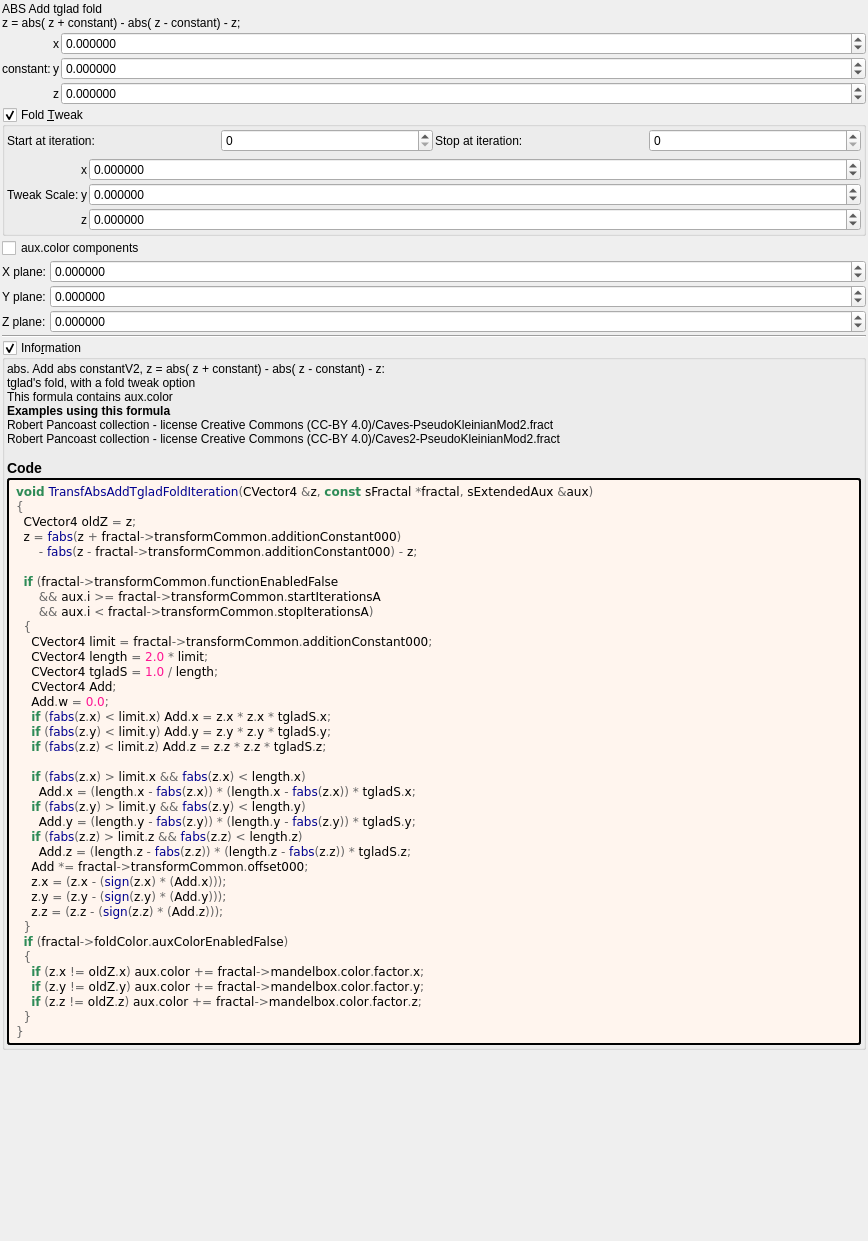
 <widget class="QWidget" name="Form">
  <property name="geometry">
   <rect>
    <x>0</x>
    <y>0</y>
    <width>868</width>
    <height>1241</height>
   </rect>
  </property>
  <property name="windowTitle">
   <string notr="true">transf_abs_add_tglad_fold</string>
  </property>
  <layout class="QVBoxLayout" name="verticalLayout">
   <property name="spacing">
    <number>2</number>
   </property>
   <property name="leftMargin">
    <number>2</number>
   </property>
   <property name="topMargin">
    <number>2</number>
   </property>
   <property name="rightMargin">
    <number>2</number>
   </property>
   <property name="bottomMargin">
    <number>2</number>
   </property>
   <item>
    <widget class="QLabel" name="label_26">
     <property name="text">
      <string>ABS Add tglad fold
z = abs( z + constant) - abs( z - constant) - z;</string>
     </property>
    </widget>
   </item>
   <item>
    <layout class="QGridLayout" name="gridLayout_4" columnstretch="0,0,1">
     <property name="spacing">
      <number>2</number>
     </property>
     <item row="0" column="2">
      <widget class="MyDoubleSpinBox" name="spinbox3_transf_addition_constant_x">
       <property name="enabled">
        <bool>true</bool>
       </property>
       <property name="sizePolicy">
        <sizepolicy hsizetype="Minimum" vsizetype="Maximum">
         <horstretch>0</horstretch>
         <verstretch>0</verstretch>
        </sizepolicy>
       </property>
       <property name="prefix">
        <string/>
       </property>
       <property name="decimals">
        <number>6</number>
       </property>
       <property name="minimum">
        <double>-99.989999999999995</double>
       </property>
       <property name="singleStep">
        <double>0.100000000000000</double>
       </property>
      </widget>
     </item>
     <item row="2" column="2">
      <widget class="MyDoubleSpinBox" name="spinbox3_transf_addition_constant_z">
       <property name="enabled">
        <bool>true</bool>
       </property>
       <property name="sizePolicy">
        <sizepolicy hsizetype="Minimum" vsizetype="Maximum">
         <horstretch>0</horstretch>
         <verstretch>0</verstretch>
        </sizepolicy>
       </property>
       <property name="decimals">
        <number>6</number>
       </property>
       <property name="minimum">
        <double>-99.989999999999995</double>
       </property>
       <property name="maximum">
        <double>99.989999999999995</double>
       </property>
       <property name="singleStep">
        <double>0.100000000000000</double>
       </property>
      </widget>
     </item>
     <item row="2" column="1">
      <widget class="QLabel" name="label_24">
       <property name="text">
        <string notr="true">z</string>
       </property>
      </widget>
     </item>
     <item row="0" column="1">
      <widget class="QLabel" name="label_22">
       <property name="text">
        <string notr="true">x</string>
       </property>
      </widget>
     </item>
     <item row="1" column="2">
      <widget class="MyDoubleSpinBox" name="spinbox3_transf_addition_constant_y">
       <property name="enabled">
        <bool>true</bool>
       </property>
       <property name="sizePolicy">
        <sizepolicy hsizetype="Minimum" vsizetype="Maximum">
         <horstretch>0</horstretch>
         <verstretch>0</verstretch>
        </sizepolicy>
       </property>
       <property name="decimals">
        <number>6</number>
       </property>
       <property name="minimum">
        <double>-99.989999999999995</double>
       </property>
       <property name="maximum">
        <double>99.989999999999995</double>
       </property>
       <property name="singleStep">
        <double>0.100000000000000</double>
       </property>
      </widget>
     </item>
     <item row="1" column="1">
      <widget class="QLabel" name="label_25">
       <property name="text">
        <string notr="true">y</string>
       </property>
      </widget>
     </item>
     <item row="0" column="0" rowspan="3">
      <widget class="QLabel" name="label_23">
       <property name="text">
        <string>constant:</string>
       </property>
       <property name="wordWrap">
        <bool>true</bool>
       </property>
      </widget>
     </item>
    </layout>
   </item>
   <item>
    <widget class="MyGroupBox" name="groupCheck_transf_function_enabled_false">
     <property name="title">
      <string>Fold &amp;Tweak</string>
     </property>
     <property name="checkable">
      <bool>true</bool>
     </property>
     <layout class="QVBoxLayout" name="verticalLayout_3">
      <property name="leftMargin">
       <number>2</number>
      </property>
      <property name="topMargin">
       <number>2</number>
      </property>
      <property name="rightMargin">
       <number>2</number>
      </property>
      <property name="bottomMargin">
       <number>2</number>
      </property>
      <item>
       <layout class="QGridLayout" name="gridLayout_73">
        <property name="spacing">
         <number>2</number>
        </property>
        <item row="0" column="1">
         <widget class="QLabel" name="label_257">
          <property name="text">
           <string>Start at iteration:</string>
          </property>
         </widget>
        </item>
        <item row="0" column="2">
         <widget class="MySpinBox" name="spinboxInt_transf_start_iterations_A">
          <property name="sizePolicy">
           <sizepolicy hsizetype="Minimum" vsizetype="Maximum">
            <horstretch>0</horstretch>
            <verstretch>0</verstretch>
           </sizepolicy>
          </property>
          <property name="maximum">
           <number>999</number>
          </property>
         </widget>
        </item>
        <item row="0" column="4">
         <widget class="MySpinBox" name="spinboxInt_transf_stop_iterations_A">
          <property name="sizePolicy">
           <sizepolicy hsizetype="Minimum" vsizetype="Maximum">
            <horstretch>0</horstretch>
            <verstretch>0</verstretch>
           </sizepolicy>
          </property>
          <property name="maximum">
           <number>999</number>
          </property>
         </widget>
        </item>
        <item row="0" column="3">
         <widget class="QLabel" name="label_256">
          <property name="text">
           <string>Stop at iteration:</string>
          </property>
         </widget>
        </item>
       </layout>
      </item>
      <item>
       <layout class="QGridLayout" name="gridLayout_5" columnstretch="0,0,1">
        <property name="spacing">
         <number>2</number>
        </property>
        <item row="0" column="2">
         <widget class="MyDoubleSpinBox" name="spinbox3_transf_offset_000_x">
          <property name="enabled">
           <bool>true</bool>
          </property>
          <property name="sizePolicy">
           <sizepolicy hsizetype="Minimum" vsizetype="Maximum">
            <horstretch>0</horstretch>
            <verstretch>0</verstretch>
           </sizepolicy>
          </property>
          <property name="decimals">
           <number>6</number>
          </property>
          <property name="minimum">
           <double>-99.989999999999995</double>
          </property>
          <property name="maximum">
           <double>99.989999999999995</double>
          </property>
          <property name="singleStep">
           <double>0.100000000000000</double>
          </property>
         </widget>
        </item>
        <item row="2" column="2">
         <widget class="MyDoubleSpinBox" name="spinbox3_transf_offset_000_z">
          <property name="enabled">
           <bool>true</bool>
          </property>
          <property name="sizePolicy">
           <sizepolicy hsizetype="Minimum" vsizetype="Maximum">
            <horstretch>0</horstretch>
            <verstretch>0</verstretch>
           </sizepolicy>
          </property>
          <property name="decimals">
           <number>6</number>
          </property>
          <property name="minimum">
           <double>-99.989999999999995</double>
          </property>
          <property name="maximum">
           <double>99.989999999999995</double>
          </property>
          <property name="singleStep">
           <double>0.100000000000000</double>
          </property>
         </widget>
        </item>
        <item row="1" column="2">
         <widget class="MyDoubleSpinBox" name="spinbox3_transf_offset_000_y">
          <property name="enabled">
           <bool>true</bool>
          </property>
          <property name="sizePolicy">
           <sizepolicy hsizetype="Minimum" vsizetype="Maximum">
            <horstretch>0</horstretch>
            <verstretch>0</verstretch>
           </sizepolicy>
          </property>
          <property name="decimals">
           <number>6</number>
          </property>
          <property name="minimum">
           <double>-99.989999999999995</double>
          </property>
          <property name="maximum">
           <double>99.989999999999995</double>
          </property>
          <property name="singleStep">
           <double>0.100000000000000</double>
          </property>
         </widget>
        </item>
        <item row="1" column="0">
         <widget class="QLabel" name="label_30">
          <property name="text">
           <string>Tweak Scale:</string>
          </property>
         </widget>
        </item>
        <item row="1" column="1">
         <widget class="QLabel" name="label_29">
          <property name="text">
           <string notr="true">y</string>
          </property>
         </widget>
        </item>
        <item row="0" column="1">
         <widget class="QLabel" name="label_28">
          <property name="text">
           <string notr="true">x</string>
          </property>
         </widget>
        </item>
        <item row="2" column="1">
         <widget class="QLabel" name="label_27">
          <property name="text">
           <string notr="true">z</string>
          </property>
         </widget>
        </item>
       </layout>
      </item>
     </layout>
    </widget>
   </item>
   <item>
    <layout class="QGridLayout" name="gridLayout_13" columnstretch="0,0,1">
     <property name="spacing">
      <number>2</number>
     </property>
     <item row="4" column="2">
      <widget class="MyDoubleSpinBox" name="spinbox3_mandelbox_color_z">
       <property name="sizePolicy">
        <sizepolicy hsizetype="Minimum" vsizetype="Maximum">
         <horstretch>0</horstretch>
         <verstretch>0</verstretch>
        </sizepolicy>
       </property>
       <property name="prefix">
        <string/>
       </property>
       <property name="suffix">
        <string/>
       </property>
       <property name="decimals">
        <number>6</number>
       </property>
       <property name="minimum">
        <double>-100.000000000000000</double>
       </property>
       <property name="maximum">
        <double>100.000000000000000</double>
       </property>
       <property name="singleStep">
        <double>0.100000000000000</double>
       </property>
      </widget>
     </item>
     <item row="2" column="0">
      <widget class="QLabel" name="label_31">
       <property name="text">
        <string>X plane:</string>
       </property>
      </widget>
     </item>
     <item row="2" column="2">
      <widget class="MyDoubleSpinBox" name="spinbox3_mandelbox_color_x">
       <property name="sizePolicy">
        <sizepolicy hsizetype="Minimum" vsizetype="Maximum">
         <horstretch>0</horstretch>
         <verstretch>0</verstretch>
        </sizepolicy>
       </property>
       <property name="prefix">
        <string/>
       </property>
       <property name="suffix">
        <string/>
       </property>
       <property name="decimals">
        <number>6</number>
       </property>
       <property name="minimum">
        <double>-100.000000000000000</double>
       </property>
       <property name="maximum">
        <double>100.000000000000000</double>
       </property>
       <property name="singleStep">
        <double>0.100000000000000</double>
       </property>
      </widget>
     </item>
     <item row="3" column="0">
      <widget class="QLabel" name="label_32">
       <property name="text">
        <string>Y plane:</string>
       </property>
      </widget>
     </item>
     <item row="4" column="0">
      <widget class="QLabel" name="label_33">
       <property name="text">
        <string>Z plane:</string>
       </property>
      </widget>
     </item>
     <item row="3" column="2">
      <widget class="MyDoubleSpinBox" name="spinbox3_mandelbox_color_y">
       <property name="sizePolicy">
        <sizepolicy hsizetype="Minimum" vsizetype="Maximum">
         <horstretch>0</horstretch>
         <verstretch>0</verstretch>
        </sizepolicy>
       </property>
       <property name="prefix">
        <string/>
       </property>
       <property name="suffix">
        <string/>
       </property>
       <property name="decimals">
        <number>6</number>
       </property>
       <property name="minimum">
        <double>-100.000000000000000</double>
       </property>
       <property name="maximum">
        <double>100.000000000000000</double>
       </property>
       <property name="singleStep">
        <double>0.100000000000000</double>
       </property>
      </widget>
     </item>
     <item row="1" column="0" colspan="3">
      <widget class="QCheckBox" name="checkBox_fold_color_aux_color_enabled_false">
       <property name="text">
        <string notr="true">aux.color components</string>
       </property>
      </widget>
     </item>
    </layout>
   </item>
   <item>
    <widget class="Line" name="line_6">
     <property name="orientation">
      <enum>Qt::Horizontal</enum>
     </property>
    </widget>
   </item>
   <item>
    <widget class="MyGroupBox" name="groupCheck_info">
     <property name="title">
      <string>Info&amp;rmation</string>
     </property>
     <property name="flat">
      <bool>false</bool>
     </property>
     <property name="checkable">
      <bool>true</bool>
     </property>
     <layout class="QVBoxLayout" name="verticalLayout_2">
      <property name="spacing">
       <number>2</number>
      </property>
      <property name="leftMargin">
       <number>2</number>
      </property>
      <property name="topMargin">
       <number>2</number>
      </property>
      <property name="rightMargin">
       <number>2</number>
      </property>
      <property name="bottomMargin">
       <number>2</number>
      </property>
      <item>
       <widget class="QLabel" name="label_information_general">
        <property name="text">
         <string notr="true">&lt;p&gt;abs. Add abs constantV2,  z = abs( z + constant) - abs( z - constant) - z:&lt;br&gt;tglad's fold, with a fold tweak option&lt;br&gt;This formula contains aux.color&lt;/p&gt;&lt;table&gt;
&lt;/table&gt;
&lt;br&gt;&lt;b&gt;Examples using this formula&lt;/b&gt;&lt;br&gt;Robert Pancoast collection - license Creative Commons (CC-BY 4.0)/Caves-PseudoKleinianMod2.fract&lt;br&gt;Robert Pancoast collection - license Creative Commons (CC-BY 4.0)/Caves2-PseudoKleinianMod2.fract&lt;h3&gt;Code&lt;/h3&gt;</string>
        </property>
        <property name="wordWrap">
         <bool>true</bool>
        </property>
        <property name="openExternalLinks">
         <bool>true</bool>
        </property>
        <property name="textInteractionFlags">
         <set>Qt::LinksAccessibleByMouse|Qt::TextSelectableByMouse</set>
        </property>
       </widget>
      </item>
      <item>
       <widget class="QLabel" name="label_code_content">
        <property name="styleSheet">
         <string notr="true">border-style: outset; border-width: 2px; border-radius: 3px; border-color: black; background-color: #fff5ee; padding: 4px;</string>
        </property>
        <property name="text">
         <string notr="true">&lt;body style=&quot;background-color:#fff5ee&quot;&gt;
&lt;pre style=&quot;color:#000000; background-color:#fff5ee;  font-family:'Courier New',monospace;&quot;&gt;&lt;span style=&quot;color:#2e8b57; font-weight:bold&quot;&gt;void&lt;/span&gt; &lt;span style=&quot;color:#00008f&quot;&gt;TransfAbsAddTgladFoldIteration&lt;/span&gt;&lt;span style=&quot;color:#676767&quot;&gt;(&lt;/span&gt;CVector4 &lt;span style=&quot;color:#676767&quot;&gt;&amp;amp;&lt;/span&gt;z&lt;span style=&quot;color:#676767&quot;&gt;,&lt;/span&gt; &lt;span style=&quot;color:#2e8b57; font-weight:bold&quot;&gt;const&lt;/span&gt; sFractal &lt;span style=&quot;color:#676767&quot;&gt;*&lt;/span&gt;fractal&lt;span style=&quot;color:#676767&quot;&gt;,&lt;/span&gt; sExtendedAux &lt;span style=&quot;color:#676767&quot;&gt;&amp;amp;&lt;/span&gt;aux&lt;span style=&quot;color:#676767&quot;&gt;)&lt;/span&gt;
&lt;span style=&quot;color:#676767&quot;&gt;{&lt;/span&gt;
  CVector4 oldZ &lt;span style=&quot;color:#676767&quot;&gt;=&lt;/span&gt; z&lt;span style=&quot;color:#676767&quot;&gt;;&lt;/span&gt;
  z &lt;span style=&quot;color:#676767&quot;&gt;=&lt;/span&gt; &lt;span style=&quot;color:#00008f&quot;&gt;fabs&lt;/span&gt;&lt;span style=&quot;color:#676767&quot;&gt;(&lt;/span&gt;z &lt;span style=&quot;color:#676767&quot;&gt;+&lt;/span&gt; fractal&lt;span style=&quot;color:#676767&quot;&gt;-&amp;gt;&lt;/span&gt;transformCommon&lt;span style=&quot;color:#676767&quot;&gt;.&lt;/span&gt;additionConstant000&lt;span style=&quot;color:#676767&quot;&gt;)&lt;/span&gt;
      &lt;span style=&quot;color:#676767&quot;&gt;-&lt;/span&gt; &lt;span style=&quot;color:#00008f&quot;&gt;fabs&lt;/span&gt;&lt;span style=&quot;color:#676767&quot;&gt;(&lt;/span&gt;z &lt;span style=&quot;color:#676767&quot;&gt;-&lt;/span&gt; fractal&lt;span style=&quot;color:#676767&quot;&gt;-&amp;gt;&lt;/span&gt;transformCommon&lt;span style=&quot;color:#676767&quot;&gt;.&lt;/span&gt;additionConstant000&lt;span style=&quot;color:#676767&quot;&gt;) -&lt;/span&gt; z&lt;span style=&quot;color:#676767&quot;&gt;;&lt;/span&gt;

  &lt;span style=&quot;color:#2e8b57; font-weight:bold&quot;&gt;if&lt;/span&gt; &lt;span style=&quot;color:#676767&quot;&gt;(&lt;/span&gt;fractal&lt;span style=&quot;color:#676767&quot;&gt;-&amp;gt;&lt;/span&gt;transformCommon&lt;span style=&quot;color:#676767&quot;&gt;.&lt;/span&gt;functionEnabledFalse
      &lt;span style=&quot;color:#676767&quot;&gt;&amp;amp;&amp;amp;&lt;/span&gt; aux&lt;span style=&quot;color:#676767&quot;&gt;.&lt;/span&gt;i &lt;span style=&quot;color:#676767&quot;&gt;&amp;gt;=&lt;/span&gt; fractal&lt;span style=&quot;color:#676767&quot;&gt;-&amp;gt;&lt;/span&gt;transformCommon&lt;span style=&quot;color:#676767&quot;&gt;.&lt;/span&gt;startIterationsA
      &lt;span style=&quot;color:#676767&quot;&gt;&amp;amp;&amp;amp;&lt;/span&gt; aux&lt;span style=&quot;color:#676767&quot;&gt;.&lt;/span&gt;i &lt;span style=&quot;color:#676767&quot;&gt;&amp;lt;&lt;/span&gt; fractal&lt;span style=&quot;color:#676767&quot;&gt;-&amp;gt;&lt;/span&gt;transformCommon&lt;span style=&quot;color:#676767&quot;&gt;.&lt;/span&gt;stopIterationsA&lt;span style=&quot;color:#676767&quot;&gt;)&lt;/span&gt;
  &lt;span style=&quot;color:#676767&quot;&gt;{&lt;/span&gt;
    CVector4 limit &lt;span style=&quot;color:#676767&quot;&gt;=&lt;/span&gt; fractal&lt;span style=&quot;color:#676767&quot;&gt;-&amp;gt;&lt;/span&gt;transformCommon&lt;span style=&quot;color:#676767&quot;&gt;.&lt;/span&gt;additionConstant000&lt;span style=&quot;color:#676767&quot;&gt;;&lt;/span&gt;
    CVector4 length &lt;span style=&quot;color:#676767&quot;&gt;=&lt;/span&gt; &lt;span style=&quot;color:#ff1493&quot;&gt;2.0&lt;/span&gt; &lt;span style=&quot;color:#676767&quot;&gt;*&lt;/span&gt; limit&lt;span style=&quot;color:#676767&quot;&gt;;&lt;/span&gt;
    CVector4 tgladS &lt;span style=&quot;color:#676767&quot;&gt;=&lt;/span&gt; &lt;span style=&quot;color:#ff1493&quot;&gt;1.0&lt;/span&gt; &lt;span style=&quot;color:#676767&quot;&gt;/&lt;/span&gt; length&lt;span style=&quot;color:#676767&quot;&gt;;&lt;/span&gt;
    CVector4 Add&lt;span style=&quot;color:#676767&quot;&gt;;&lt;/span&gt;
    Add&lt;span style=&quot;color:#676767&quot;&gt;.&lt;/span&gt;w &lt;span style=&quot;color:#676767&quot;&gt;=&lt;/span&gt; &lt;span style=&quot;color:#ff1493&quot;&gt;0.0&lt;/span&gt;&lt;span style=&quot;color:#676767&quot;&gt;;&lt;/span&gt;
    &lt;span style=&quot;color:#2e8b57; font-weight:bold&quot;&gt;if&lt;/span&gt; &lt;span style=&quot;color:#676767&quot;&gt;(&lt;/span&gt;&lt;span style=&quot;color:#00008f&quot;&gt;fabs&lt;/span&gt;&lt;span style=&quot;color:#676767&quot;&gt;(&lt;/span&gt;z&lt;span style=&quot;color:#676767&quot;&gt;.&lt;/span&gt;x&lt;span style=&quot;color:#676767&quot;&gt;) &amp;lt;&lt;/span&gt; limit&lt;span style=&quot;color:#676767&quot;&gt;.&lt;/span&gt;x&lt;span style=&quot;color:#676767&quot;&gt;)&lt;/span&gt; Add&lt;span style=&quot;color:#676767&quot;&gt;.&lt;/span&gt;x &lt;span style=&quot;color:#676767&quot;&gt;=&lt;/span&gt; z&lt;span style=&quot;color:#676767&quot;&gt;.&lt;/span&gt;x &lt;span style=&quot;color:#676767&quot;&gt;*&lt;/span&gt; z&lt;span style=&quot;color:#676767&quot;&gt;.&lt;/span&gt;x &lt;span style=&quot;color:#676767&quot;&gt;*&lt;/span&gt; tgladS&lt;span style=&quot;color:#676767&quot;&gt;.&lt;/span&gt;x&lt;span style=&quot;color:#676767&quot;&gt;;&lt;/span&gt;
    &lt;span style=&quot;color:#2e8b57; font-weight:bold&quot;&gt;if&lt;/span&gt; &lt;span style=&quot;color:#676767&quot;&gt;(&lt;/span&gt;&lt;span style=&quot;color:#00008f&quot;&gt;fabs&lt;/span&gt;&lt;span style=&quot;color:#676767&quot;&gt;(&lt;/span&gt;z&lt;span style=&quot;color:#676767&quot;&gt;.&lt;/span&gt;y&lt;span style=&quot;color:#676767&quot;&gt;) &amp;lt;&lt;/span&gt; limit&lt;span style=&quot;color:#676767&quot;&gt;.&lt;/span&gt;y&lt;span style=&quot;color:#676767&quot;&gt;)&lt;/span&gt; Add&lt;span style=&quot;color:#676767&quot;&gt;.&lt;/span&gt;y &lt;span style=&quot;color:#676767&quot;&gt;=&lt;/span&gt; z&lt;span style=&quot;color:#676767&quot;&gt;.&lt;/span&gt;y &lt;span style=&quot;color:#676767&quot;&gt;*&lt;/span&gt; z&lt;span style=&quot;color:#676767&quot;&gt;.&lt;/span&gt;y &lt;span style=&quot;color:#676767&quot;&gt;*&lt;/span&gt; tgladS&lt;span style=&quot;color:#676767&quot;&gt;.&lt;/span&gt;y&lt;span style=&quot;color:#676767&quot;&gt;;&lt;/span&gt;
    &lt;span style=&quot;color:#2e8b57; font-weight:bold&quot;&gt;if&lt;/span&gt; &lt;span style=&quot;color:#676767&quot;&gt;(&lt;/span&gt;&lt;span style=&quot;color:#00008f&quot;&gt;fabs&lt;/span&gt;&lt;span style=&quot;color:#676767&quot;&gt;(&lt;/span&gt;z&lt;span style=&quot;color:#676767&quot;&gt;.&lt;/span&gt;z&lt;span style=&quot;color:#676767&quot;&gt;) &amp;lt;&lt;/span&gt; limit&lt;span style=&quot;color:#676767&quot;&gt;.&lt;/span&gt;z&lt;span style=&quot;color:#676767&quot;&gt;)&lt;/span&gt; Add&lt;span style=&quot;color:#676767&quot;&gt;.&lt;/span&gt;z &lt;span style=&quot;color:#676767&quot;&gt;=&lt;/span&gt; z&lt;span style=&quot;color:#676767&quot;&gt;.&lt;/span&gt;z &lt;span style=&quot;color:#676767&quot;&gt;*&lt;/span&gt; z&lt;span style=&quot;color:#676767&quot;&gt;.&lt;/span&gt;z &lt;span style=&quot;color:#676767&quot;&gt;*&lt;/span&gt; tgladS&lt;span style=&quot;color:#676767&quot;&gt;.&lt;/span&gt;z&lt;span style=&quot;color:#676767&quot;&gt;;&lt;/span&gt;

    &lt;span style=&quot;color:#2e8b57; font-weight:bold&quot;&gt;if&lt;/span&gt; &lt;span style=&quot;color:#676767&quot;&gt;(&lt;/span&gt;&lt;span style=&quot;color:#00008f&quot;&gt;fabs&lt;/span&gt;&lt;span style=&quot;color:#676767&quot;&gt;(&lt;/span&gt;z&lt;span style=&quot;color:#676767&quot;&gt;.&lt;/span&gt;x&lt;span style=&quot;color:#676767&quot;&gt;) &amp;gt;&lt;/span&gt; limit&lt;span style=&quot;color:#676767&quot;&gt;.&lt;/span&gt;x &lt;span style=&quot;color:#676767&quot;&gt;&amp;amp;&amp;amp;&lt;/span&gt; &lt;span style=&quot;color:#00008f&quot;&gt;fabs&lt;/span&gt;&lt;span style=&quot;color:#676767&quot;&gt;(&lt;/span&gt;z&lt;span style=&quot;color:#676767&quot;&gt;.&lt;/span&gt;x&lt;span style=&quot;color:#676767&quot;&gt;) &amp;lt;&lt;/span&gt; length&lt;span style=&quot;color:#676767&quot;&gt;.&lt;/span&gt;x&lt;span style=&quot;color:#676767&quot;&gt;)&lt;/span&gt;
      Add&lt;span style=&quot;color:#676767&quot;&gt;.&lt;/span&gt;x &lt;span style=&quot;color:#676767&quot;&gt;= (&lt;/span&gt;length&lt;span style=&quot;color:#676767&quot;&gt;.&lt;/span&gt;x &lt;span style=&quot;color:#676767&quot;&gt;-&lt;/span&gt; &lt;span style=&quot;color:#00008f&quot;&gt;fabs&lt;/span&gt;&lt;span style=&quot;color:#676767&quot;&gt;(&lt;/span&gt;z&lt;span style=&quot;color:#676767&quot;&gt;.&lt;/span&gt;x&lt;span style=&quot;color:#676767&quot;&gt;)) * (&lt;/span&gt;length&lt;span style=&quot;color:#676767&quot;&gt;.&lt;/span&gt;x &lt;span style=&quot;color:#676767&quot;&gt;-&lt;/span&gt; &lt;span style=&quot;color:#00008f&quot;&gt;fabs&lt;/span&gt;&lt;span style=&quot;color:#676767&quot;&gt;(&lt;/span&gt;z&lt;span style=&quot;color:#676767&quot;&gt;.&lt;/span&gt;x&lt;span style=&quot;color:#676767&quot;&gt;)) *&lt;/span&gt; tgladS&lt;span style=&quot;color:#676767&quot;&gt;.&lt;/span&gt;x&lt;span style=&quot;color:#676767&quot;&gt;;&lt;/span&gt;
    &lt;span style=&quot;color:#2e8b57; font-weight:bold&quot;&gt;if&lt;/span&gt; &lt;span style=&quot;color:#676767&quot;&gt;(&lt;/span&gt;&lt;span style=&quot;color:#00008f&quot;&gt;fabs&lt;/span&gt;&lt;span style=&quot;color:#676767&quot;&gt;(&lt;/span&gt;z&lt;span style=&quot;color:#676767&quot;&gt;.&lt;/span&gt;y&lt;span style=&quot;color:#676767&quot;&gt;) &amp;gt;&lt;/span&gt; limit&lt;span style=&quot;color:#676767&quot;&gt;.&lt;/span&gt;y &lt;span style=&quot;color:#676767&quot;&gt;&amp;amp;&amp;amp;&lt;/span&gt; &lt;span style=&quot;color:#00008f&quot;&gt;fabs&lt;/span&gt;&lt;span style=&quot;color:#676767&quot;&gt;(&lt;/span&gt;z&lt;span style=&quot;color:#676767&quot;&gt;.&lt;/span&gt;y&lt;span style=&quot;color:#676767&quot;&gt;) &amp;lt;&lt;/span&gt; length&lt;span style=&quot;color:#676767&quot;&gt;.&lt;/span&gt;y&lt;span style=&quot;color:#676767&quot;&gt;)&lt;/span&gt;
      Add&lt;span style=&quot;color:#676767&quot;&gt;.&lt;/span&gt;y &lt;span style=&quot;color:#676767&quot;&gt;= (&lt;/span&gt;length&lt;span style=&quot;color:#676767&quot;&gt;.&lt;/span&gt;y &lt;span style=&quot;color:#676767&quot;&gt;-&lt;/span&gt; &lt;span style=&quot;color:#00008f&quot;&gt;fabs&lt;/span&gt;&lt;span style=&quot;color:#676767&quot;&gt;(&lt;/span&gt;z&lt;span style=&quot;color:#676767&quot;&gt;.&lt;/span&gt;y&lt;span style=&quot;color:#676767&quot;&gt;)) * (&lt;/span&gt;length&lt;span style=&quot;color:#676767&quot;&gt;.&lt;/span&gt;y &lt;span style=&quot;color:#676767&quot;&gt;-&lt;/span&gt; &lt;span style=&quot;color:#00008f&quot;&gt;fabs&lt;/span&gt;&lt;span style=&quot;color:#676767&quot;&gt;(&lt;/span&gt;z&lt;span style=&quot;color:#676767&quot;&gt;.&lt;/span&gt;y&lt;span style=&quot;color:#676767&quot;&gt;)) *&lt;/span&gt; tgladS&lt;span style=&quot;color:#676767&quot;&gt;.&lt;/span&gt;y&lt;span style=&quot;color:#676767&quot;&gt;;&lt;/span&gt;
    &lt;span style=&quot;color:#2e8b57; font-weight:bold&quot;&gt;if&lt;/span&gt; &lt;span style=&quot;color:#676767&quot;&gt;(&lt;/span&gt;&lt;span style=&quot;color:#00008f&quot;&gt;fabs&lt;/span&gt;&lt;span style=&quot;color:#676767&quot;&gt;(&lt;/span&gt;z&lt;span style=&quot;color:#676767&quot;&gt;.&lt;/span&gt;z&lt;span style=&quot;color:#676767&quot;&gt;) &amp;gt;&lt;/span&gt; limit&lt;span style=&quot;color:#676767&quot;&gt;.&lt;/span&gt;z &lt;span style=&quot;color:#676767&quot;&gt;&amp;amp;&amp;amp;&lt;/span&gt; &lt;span style=&quot;color:#00008f&quot;&gt;fabs&lt;/span&gt;&lt;span style=&quot;color:#676767&quot;&gt;(&lt;/span&gt;z&lt;span style=&quot;color:#676767&quot;&gt;.&lt;/span&gt;z&lt;span style=&quot;color:#676767&quot;&gt;) &amp;lt;&lt;/span&gt; length&lt;span style=&quot;color:#676767&quot;&gt;.&lt;/span&gt;z&lt;span style=&quot;color:#676767&quot;&gt;)&lt;/span&gt;
      Add&lt;span style=&quot;color:#676767&quot;&gt;.&lt;/span&gt;z &lt;span style=&quot;color:#676767&quot;&gt;= (&lt;/span&gt;length&lt;span style=&quot;color:#676767&quot;&gt;.&lt;/span&gt;z &lt;span style=&quot;color:#676767&quot;&gt;-&lt;/span&gt; &lt;span style=&quot;color:#00008f&quot;&gt;fabs&lt;/span&gt;&lt;span style=&quot;color:#676767&quot;&gt;(&lt;/span&gt;z&lt;span style=&quot;color:#676767&quot;&gt;.&lt;/span&gt;z&lt;span style=&quot;color:#676767&quot;&gt;)) * (&lt;/span&gt;length&lt;span style=&quot;color:#676767&quot;&gt;.&lt;/span&gt;z &lt;span style=&quot;color:#676767&quot;&gt;-&lt;/span&gt; &lt;span style=&quot;color:#00008f&quot;&gt;fabs&lt;/span&gt;&lt;span style=&quot;color:#676767&quot;&gt;(&lt;/span&gt;z&lt;span style=&quot;color:#676767&quot;&gt;.&lt;/span&gt;z&lt;span style=&quot;color:#676767&quot;&gt;)) *&lt;/span&gt; tgladS&lt;span style=&quot;color:#676767&quot;&gt;.&lt;/span&gt;z&lt;span style=&quot;color:#676767&quot;&gt;;&lt;/span&gt;
    Add &lt;span style=&quot;color:#676767&quot;&gt;*=&lt;/span&gt; fractal&lt;span style=&quot;color:#676767&quot;&gt;-&amp;gt;&lt;/span&gt;transformCommon&lt;span style=&quot;color:#676767&quot;&gt;.&lt;/span&gt;offset000&lt;span style=&quot;color:#676767&quot;&gt;;&lt;/span&gt;
    z&lt;span style=&quot;color:#676767&quot;&gt;.&lt;/span&gt;x &lt;span style=&quot;color:#676767&quot;&gt;= (&lt;/span&gt;z&lt;span style=&quot;color:#676767&quot;&gt;.&lt;/span&gt;x &lt;span style=&quot;color:#676767&quot;&gt;- (&lt;/span&gt;&lt;span style=&quot;color:#00008f&quot;&gt;sign&lt;/span&gt;&lt;span style=&quot;color:#676767&quot;&gt;(&lt;/span&gt;z&lt;span style=&quot;color:#676767&quot;&gt;.&lt;/span&gt;x&lt;span style=&quot;color:#676767&quot;&gt;) * (&lt;/span&gt;Add&lt;span style=&quot;color:#676767&quot;&gt;.&lt;/span&gt;x&lt;span style=&quot;color:#676767&quot;&gt;)));&lt;/span&gt;
    z&lt;span style=&quot;color:#676767&quot;&gt;.&lt;/span&gt;y &lt;span style=&quot;color:#676767&quot;&gt;= (&lt;/span&gt;z&lt;span style=&quot;color:#676767&quot;&gt;.&lt;/span&gt;y &lt;span style=&quot;color:#676767&quot;&gt;- (&lt;/span&gt;&lt;span style=&quot;color:#00008f&quot;&gt;sign&lt;/span&gt;&lt;span style=&quot;color:#676767&quot;&gt;(&lt;/span&gt;z&lt;span style=&quot;color:#676767&quot;&gt;.&lt;/span&gt;y&lt;span style=&quot;color:#676767&quot;&gt;) * (&lt;/span&gt;Add&lt;span style=&quot;color:#676767&quot;&gt;.&lt;/span&gt;y&lt;span style=&quot;color:#676767&quot;&gt;)));&lt;/span&gt;
    z&lt;span style=&quot;color:#676767&quot;&gt;.&lt;/span&gt;z &lt;span style=&quot;color:#676767&quot;&gt;= (&lt;/span&gt;z&lt;span style=&quot;color:#676767&quot;&gt;.&lt;/span&gt;z &lt;span style=&quot;color:#676767&quot;&gt;- (&lt;/span&gt;&lt;span style=&quot;color:#00008f&quot;&gt;sign&lt;/span&gt;&lt;span style=&quot;color:#676767&quot;&gt;(&lt;/span&gt;z&lt;span style=&quot;color:#676767&quot;&gt;.&lt;/span&gt;z&lt;span style=&quot;color:#676767&quot;&gt;) * (&lt;/span&gt;Add&lt;span style=&quot;color:#676767&quot;&gt;.&lt;/span&gt;z&lt;span style=&quot;color:#676767&quot;&gt;)));&lt;/span&gt;
  &lt;span style=&quot;color:#676767&quot;&gt;}&lt;/span&gt;
  &lt;span style=&quot;color:#2e8b57; font-weight:bold&quot;&gt;if&lt;/span&gt; &lt;span style=&quot;color:#676767&quot;&gt;(&lt;/span&gt;fractal&lt;span style=&quot;color:#676767&quot;&gt;-&amp;gt;&lt;/span&gt;foldColor&lt;span style=&quot;color:#676767&quot;&gt;.&lt;/span&gt;auxColorEnabledFalse&lt;span style=&quot;color:#676767&quot;&gt;)&lt;/span&gt;
  &lt;span style=&quot;color:#676767&quot;&gt;{&lt;/span&gt;
    &lt;span style=&quot;color:#2e8b57; font-weight:bold&quot;&gt;if&lt;/span&gt; &lt;span style=&quot;color:#676767&quot;&gt;(&lt;/span&gt;z&lt;span style=&quot;color:#676767&quot;&gt;.&lt;/span&gt;x &lt;span style=&quot;color:#676767&quot;&gt;!=&lt;/span&gt; oldZ&lt;span style=&quot;color:#676767&quot;&gt;.&lt;/span&gt;x&lt;span style=&quot;color:#676767&quot;&gt;)&lt;/span&gt; aux&lt;span style=&quot;color:#676767&quot;&gt;.&lt;/span&gt;color &lt;span style=&quot;color:#676767&quot;&gt;+=&lt;/span&gt; fractal&lt;span style=&quot;color:#676767&quot;&gt;-&amp;gt;&lt;/span&gt;mandelbox&lt;span style=&quot;color:#676767&quot;&gt;.&lt;/span&gt;color&lt;span style=&quot;color:#676767&quot;&gt;.&lt;/span&gt;factor&lt;span style=&quot;color:#676767&quot;&gt;.&lt;/span&gt;x&lt;span style=&quot;color:#676767&quot;&gt;;&lt;/span&gt;
    &lt;span style=&quot;color:#2e8b57; font-weight:bold&quot;&gt;if&lt;/span&gt; &lt;span style=&quot;color:#676767&quot;&gt;(&lt;/span&gt;z&lt;span style=&quot;color:#676767&quot;&gt;.&lt;/span&gt;y &lt;span style=&quot;color:#676767&quot;&gt;!=&lt;/span&gt; oldZ&lt;span style=&quot;color:#676767&quot;&gt;.&lt;/span&gt;y&lt;span style=&quot;color:#676767&quot;&gt;)&lt;/span&gt; aux&lt;span style=&quot;color:#676767&quot;&gt;.&lt;/span&gt;color &lt;span style=&quot;color:#676767&quot;&gt;+=&lt;/span&gt; fractal&lt;span style=&quot;color:#676767&quot;&gt;-&amp;gt;&lt;/span&gt;mandelbox&lt;span style=&quot;color:#676767&quot;&gt;.&lt;/span&gt;color&lt;span style=&quot;color:#676767&quot;&gt;.&lt;/span&gt;factor&lt;span style=&quot;color:#676767&quot;&gt;.&lt;/span&gt;y&lt;span style=&quot;color:#676767&quot;&gt;;&lt;/span&gt;
    &lt;span style=&quot;color:#2e8b57; font-weight:bold&quot;&gt;if&lt;/span&gt; &lt;span style=&quot;color:#676767&quot;&gt;(&lt;/span&gt;z&lt;span style=&quot;color:#676767&quot;&gt;.&lt;/span&gt;z &lt;span style=&quot;color:#676767&quot;&gt;!=&lt;/span&gt; oldZ&lt;span style=&quot;color:#676767&quot;&gt;.&lt;/span&gt;z&lt;span style=&quot;color:#676767&quot;&gt;)&lt;/span&gt; aux&lt;span style=&quot;color:#676767&quot;&gt;.&lt;/span&gt;color &lt;span style=&quot;color:#676767&quot;&gt;+=&lt;/span&gt; fractal&lt;span style=&quot;color:#676767&quot;&gt;-&amp;gt;&lt;/span&gt;mandelbox&lt;span style=&quot;color:#676767&quot;&gt;.&lt;/span&gt;color&lt;span style=&quot;color:#676767&quot;&gt;.&lt;/span&gt;factor&lt;span style=&quot;color:#676767&quot;&gt;.&lt;/span&gt;z&lt;span style=&quot;color:#676767&quot;&gt;;&lt;/span&gt;
  &lt;span style=&quot;color:#676767&quot;&gt;}&lt;/span&gt;
&lt;span style=&quot;color:#676767&quot;&gt;}&lt;/span&gt;
&lt;/pre&gt;
&lt;/body&gt;</string>
        </property>
        <property name="wordWrap">
         <bool>true</bool>
        </property>
        <property name="openExternalLinks">
         <bool>true</bool>
        </property>
        <property name="textInteractionFlags">
         <set>Qt::LinksAccessibleByMouse|Qt::TextSelectableByMouse</set>
        </property>
       </widget>
      </item>
     </layout>
    </widget>
   </item>
   <item>
    <spacer name="verticalSpacer">
     <property name="orientation">
      <enum>Qt::Vertical</enum>
     </property>
     <property name="sizeHint" stdset="0">
      <size>
       <width>20</width>
       <height>40</height>
      </size>
     </property>
    </spacer>
   </item>
  </layout>
 </widget>
